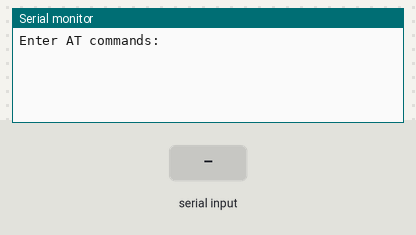
A sketch run on a simulated Arduino Uno, built with avr-gcc and run on an emulated ATmega328P. Parts: the last lines printed to the serial monitor. The inputs (shaded band) are chosen by the test bench.

Above: at 1.2 s.
1.3 s: "1" received over the second serial link
At 2.5 s:
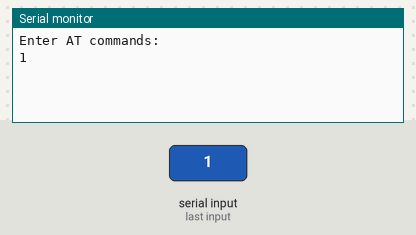
2.8 s: "0" received over the second serial link
At 3.8 s:
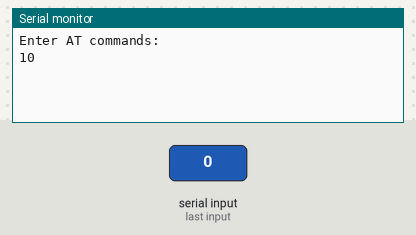

Measured:
- after the input at 1.3 s, the serial monitor: prints a new line at once (image 1)
- after the input at 2.8 s, the serial monitor: prints a new line at once (image 2)

The sketch:

bluetoothsetup.ino
```cpp
  //Controllare il BAUD RATE di upload quando lo scrivi nei comandi AT, tipo sulla uno è di 115200 https://42bots.com/resources/arduino-program-sketch-upload-speeds/

#include <SoftwareSerial.h>
SoftwareSerial HC05(2,3);
void setup()
{
Serial.begin(9600);
Serial.println("Enter AT commands:");
HC05.begin(57600); //38400 for AT commands, 57600 otherwise
}
void loop()
{
  if (HC05.available())
    Serial.write(HC05.read());
  if (Serial.available())
    HC05.write(Serial.read());
}
```
